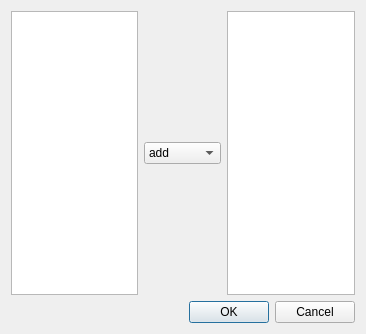
<?xml version="1.0" encoding="UTF-8"?>
<ui version="4.0">
 <class>GuiBooleanGeometryOperation</class>
 <widget class="QDialog" name="GuiBooleanGeometryOperation">
  <property name="geometry">
   <rect>
    <x>0</x>
    <y>0</y>
    <width>366</width>
    <height>334</height>
   </rect>
  </property>
  <property name="windowTitle">
   <string>Dialog</string>
  </property>
  <layout class="QVBoxLayout" name="verticalLayout">
   <item>
    <layout class="QHBoxLayout" name="horizontalLayout">
     <item>
      <widget class="QListWidget" name="m_ListWidgetBCs1"/>
     </item>
     <item>
      <widget class="QComboBox" name="m_ComboBox">
       <item>
        <property name="text">
         <string>add</string>
        </property>
       </item>
       <item>
        <property name="text">
         <string>subtract</string>
        </property>
       </item>
       <item>
        <property name="text">
         <string>intersect</string>
        </property>
       </item>
      </widget>
     </item>
     <item>
      <widget class="QListWidget" name="m_ListWidgetBCs2"/>
     </item>
    </layout>
   </item>
   <item>
    <widget class="QDialogButtonBox" name="buttonBox">
     <property name="orientation">
      <enum>Qt::Horizontal</enum>
     </property>
     <property name="standardButtons">
      <set>QDialogButtonBox::Cancel|QDialogButtonBox::Ok</set>
     </property>
    </widget>
   </item>
  </layout>
 </widget>
 <resources/>
 <connections>
  <connection>
   <sender>buttonBox</sender>
   <signal>accepted()</signal>
   <receiver>GuiBooleanGeometryOperation</receiver>
   <slot>accept()</slot>
   <hints>
    <hint type="sourcelabel">
     <x>248</x>
     <y>254</y>
    </hint>
    <hint type="destinationlabel">
     <x>157</x>
     <y>274</y>
    </hint>
   </hints>
  </connection>
  <connection>
   <sender>buttonBox</sender>
   <signal>rejected()</signal>
   <receiver>GuiBooleanGeometryOperation</receiver>
   <slot>reject()</slot>
   <hints>
    <hint type="sourcelabel">
     <x>316</x>
     <y>260</y>
    </hint>
    <hint type="destinationlabel">
     <x>286</x>
     <y>274</y>
    </hint>
   </hints>
  </connection>
 </connections>
</ui>
